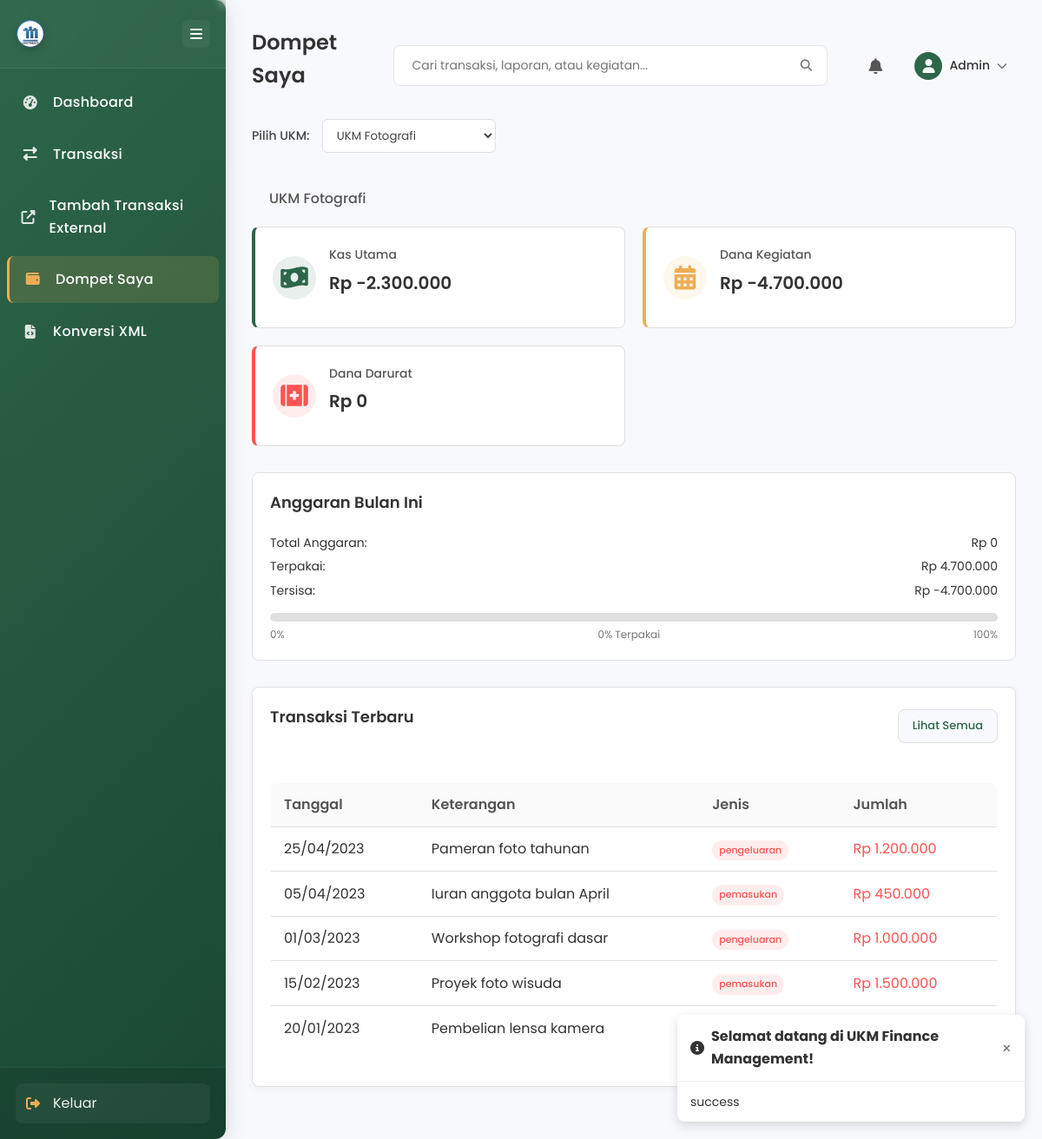
Screenshot of /wallet.php (signed in) with the database file from the repository.
### tables this page shows
CREATE TABLE IF NOT EXISTS `ukm` (
  `id` int(11) NOT NULL AUTO_INCREMENT,
  `nama_ukm` varchar(100) NOT NULL,
  `deskripsi` text,
  `ketua` varchar(100) DEFAULT NULL,
  `logo` varchar(255) DEFAULT NULL,
  `created_at` timestamp NOT NULL DEFAULT CURRENT_TIMESTAMP,
  `updated_at` timestamp NOT NULL DEFAULT CURRENT_TIMESTAMP ON UPDATE CURRENT_TIMESTAMP,
  PRIMARY KEY (`id`)
);

CREATE TABLE IF NOT EXISTS `transaksi` (
  `id` int(11) NOT NULL AUTO_INCREMENT,
  `ukm_id` int(11) NOT NULL,
  `jenis` enum('pemasukan','pengeluaran') NOT NULL,
  `kategori` varchar(100) NOT NULL,
  `jumlah` decimal(15,2) NOT NULL,
  `tanggal` date NOT NULL,
  `keterangan` text,
  `created_by` int(11) DEFAULT NULL,
  `created_at` timestamp NOT NULL DEFAULT CURRENT_TIMESTAMP,
  `updated_at` timestamp NOT NULL DEFAULT CURRENT_TIMESTAMP ON UPDATE CURRENT_TIMESTAMP,
  PRIMARY KEY (`id`),
  KEY `ukm_id` (`ukm_id`),
  KEY `created_by` (`created_by`),
  CONSTRAINT `transaksi_ibfk_1` FOREIGN KEY (`ukm_id`) REFERENCES `ukm` (`id`) ON DELETE CASCADE,
  CONSTRAINT `transaksi_ibfk_2` FOREIGN KEY (`created_by`) REFERENCES `users` (`id`) ON DELETE SET NULL
);

### class/finance.php (called while the page is built, shortened)
<?php
class Finance {
    private $host = 'localhost';
    private $user = 'root';
    private $pass = '';
    private $database = "ukm_finance";
    private $tblTransaksi = 'transaksi';
    private $tblUkm = 'ukm';
    private $dbConnect = false;
    public function __construct() {
        if(!$this->dbConnect) {
            try {
                $conn = new mysqli($this->host, $this->user, $this->pass, $this->database);
                $this->dbConnect = $conn;
            } catch (Exception $e) {
                error_log("Database connection error: " . $e->getMessage());
                throw new Exception("Database connection error: " . $e->getMessage());
            }
        }
    }
    public function getTransaksi($ukm_id = null, $limit = null) {
        $sqlQuery = "SELECT t.*, u.nama_ukm
                    FROM ".$this->tblTransaksi." t
                    LEFT JOIN ".$this->tblUkm." u ON t.ukm_id = u.id";
        $params = [];
        $types = "";
        if($ukm_id) {
            $sqlQuery .= " WHERE t.ukm_id = ?";
            $params[] = (int)$ukm_id;
            $types .= "i";
        }
        $sqlQuery .= " ORDER BY t.tanggal DESC";
        if($limit) {
            $sqlQuery .= " LIMIT ?";
            $params[] = (int)$limit;
            $types .= "i";
        }
        $stmt = $this->dbConnect->prepare($sqlQuery);
        if (!empty($params)) {
            $stmt->bind_param($types, ...$params);
        }
        if (!$stmt->execute()) {
            $error = $stmt->error;
            $stmt->close();
            throw new Exception("Failed to execute query: " . $error);
        }
        $result = $stmt->get_result();
        $transaksiData = [];
        while($transaksiRecord = $result->fetch_assoc()) {
            $transaksiData[] = $transaksiRecord;
        }
        return $transaksiData;
    }
    public function getLaporanKeuangan($ukm_id, $month = null) {
        $whereClause = "WHERE ukm_id = ?";
        $params = [$ukm_id];
        $types = "i";
        $sqlPemasukan = "SELECT SUM(jumlah) as total FROM ".$this->tblTransaksi."
                        $whereClause AND jenis = 'pemasukan'";
        $stmt = $this->dbConnect->prepare($sqlPemasukan);
        $stmt->bind_param($types, ...$params);
        $stmt->execute();
        $resultPemasukan = $stmt->get_result();
        $pemasukan = $resultPemasukan->fetch_assoc()['total'] ?: 0;
        $sqlPengeluaran = "SELECT SUM(jumlah) as total FROM ".$this->tblTransaksi."
                          $whereClause AND jenis = 'pengeluaran'";
        $stmt = $this->dbConnect->prepare($sqlPengeluaran);
        $stmt->bind_param($types, ...$params);
        $stmt->execute();
        $resultPengeluaran = $stmt->get_result();
        $pengeluaran = $resultPengeluaran->fetch_assoc()['total'] ?: 0;
        $saldo = $pemasukan - $pengeluaran;
        $sqlKategori = "SELECT kategori, SUM(jumlah) as total
                       FROM ".$this->tblTransaksi."
                       $whereClause
                       GROUP BY kategori";
        $stmt = $this->dbConnect->prepare($sqlKategori);
        $stmt->bind_param($types, ...$params);
        $stmt->execute();
        $resultKategori = $stmt->get_result();
        $kategoriData = array();
        while($kategori = $resultKategori->fetch_assoc()) {
            $kategoriData[] = $kategori;
        }
        $laporan = array(
            'pemasukan' => $pemasukan,
            'pengeluaran' => $pengeluaran,
            'saldo' => $saldo,
            'kategori' => $kategoriData
        );
        return $laporan;
    }
    public function getUkm() {
        try {
            $sqlQuery = "SELECT * FROM ".$this->tblUkm." ORDER BY nama_ukm";
            $result = $this->dbConnect->query($sqlQuery);
            $ukmData = array();
            while($ukmRecord = $result->fetch_assoc()) {
                $ukmData[] = $ukmRecord;
            }
            return $ukmData;
        } catch (Exception $e) {
            error_log("Error in getUkm: " . $e->getMessage());
            throw new Exception("Failed to get UKM list: " . $e->getMessage());
        }
    }
    public function getUkmSettings($ukm_id) {
        try {
            $stmt = $this->dbConnect->prepare("SELECT * FROM settings WHERE ukm_id = ?");
            $stmt->bind_param("i", $ukm_id);
            $stmt->execute();
            $result = $stmt->get_result();
            $stmt = $this->dbConnect->prepare("INSERT INTO settings (ukm_id) VALUES (?)");
            $stmt = $this->dbConnect->prepare("SELECT * FROM settings WHERE ukm_id = ?");
            $stmt->bind_param("i", $ukm_id);
            $stmt->execute();
            $result = $stmt->get_result();
            return $result->fetch_assoc();
        } catch (Exception $e) {
            error_log("Error in getUkmSettings: " . $e->getMessage());
            return null;
        }
    }
}
?>

### wallet.php (the view, shortened to what this page needs)
<?php
include('inc/header.php');
include('class/finance.php');
$finance = new Finance();
$ukms = $finance->getUkm();
$ukm_id = isset($_GET['ukm_id']) ? $_GET['ukm_id'] : (isset($_SESSION['ukm_id']) ? $_SESSION['ukm_id'] : (count($ukms) > 0 ? $ukms[0]['id'] : null));
$ukm_name = "";
if ($ukm_id) {
    foreach($ukms as $ukm) {
        if($ukm['id'] == $ukm_id) {
            $ukm_name = $ukm['nama_ukm'];
            break;
        }
    }
}
$laporan = $finance->getLaporanKeuangan($ukm_id);
$transaksi = $finance->getTransaksi($ukm_id, 5);
$settings = $finance->getUkmSettings($ukm_id);
$laporan = $laporan ?? [];
$transaksi = $transaksi ?? [];
$default_settings = [
    'monthly_budget' => 0,
    'emergency_fund' => 0
];
$settings = $settings ?? $default_settings;
$settings = array_merge($default_settings, $settings);
$wallet = [
    'cash_balance' => isset($laporan['saldo']) ? $laporan['saldo'] : 0,
    'last_updated' => date('Y-m-d H:i:s'),
    'monthly_budget' => $settings['monthly_budget'],
    'budget_remaining' => ($settings['monthly_budget'] ?? 0) - ($laporan['pengeluaran'] ?? 0),
    'budget_spent' => ($laporan['pengeluaran'] ?? 0)
];
$wallet_cards = [
    [
        'name' => 'Kas Utama',
        'balance' => $wallet['cash_balance'],
        'icon' => 'fas fa-money-bill-wave',
        'color' => 'primary'
    ],
    [
        'name' => 'Dana Kegiatan',
        'balance' => $wallet['budget_remaining'],
        'icon' => 'fas fa-calendar-alt',
        'color' => 'secondary'
    ],
    [
        'name' => 'Dana Darurat',
        'balance' => $settings['emergency_fund'],
        'icon' => 'fas fa-first-aid',
        'color' => 'danger'
    ]
];
?>
<div class="wrapper">
    <?php include('inc/sidebar.php'); ?>
    <div id="main-content">
        <section class="wallet-page">            <div class="page-header">
                <h1>Dompet Saya</h1>
                <?php include('inc/profile_bar.php'); ?>
            </div>
            <?php if($ukm_id): ?>
                <div class="ukm-selector">
                    <form method="GET" action="">
                        <label for="ukm">Pilih UKM:</label>
                        <select name="ukm_id" id="ukm" onchange="this.form.submit()">
                            <?php foreach($ukms as $ukm): ?>
                                <option value="<?php echo $ukm['id']; ?>" <?php echo ($ukm['id'] == $ukm_id) ? 'selected' : ''; ?>>
                                    <?php echo $ukm['nama_ukm']; ?>
                                </option>
                            <?php endforeach; ?>
                        </select>
                    </form>
                </div>
            <?php else: ?>
                <div class="no-ukm">
                    <p>Tidak ada UKM yang tersedia. Silakan hubungi administrator.</p>
                </div>
            <?php endif; ?>
            <p class="ukm-title">
                <?php echo $ukm_name ? "$ukm_name" : "Pilih UKM terlebih dahulu"; ?>
            </p>
            <div class="wallet-overview">
                <?php foreach ($wallet_cards as $card): ?>
                    <div class="wallet-card <?php echo $card['color']; ?>">
                        <div class="wallet-card-icon">
                            <i class="<?php echo $card['icon']; ?>"></i>
                        </div>
                        <div class="wallet-card-content">
                            <h3><?php echo $card['name']; ?></h3>
                            <h2>Rp <?php echo number_format($card['balance'], 0, ',', '.'); ?></h2>
                        </div>
                    </div>
                <?php endforeach; ?>
            </div>
            <div class="budget-progress">
                <h2>Anggaran Bulan Ini</h2>
                <div class="budget-details">
                    <div class="budget-info">
                        <span>Total Anggaran:</span>
                        <span>Rp <?php echo number_format($wallet['monthly_budget'], 0, ',', '.'); ?></span>
                    </div>
                    <div class="budget-info">
                        <span>Terpakai:</span>
                        <span>Rp <?php echo number_format($wallet['budget_spent'], 0, ',', '.'); ?></span>
                    </div>
                    <div class="budget-info">
                        <span>Tersisa:</span>
                        <span>Rp <?php echo number_format($wallet['budget_remaining'], 0, ',', '.'); ?></span>
                    </div>
                </div>
                <div class="progress-bar-container">
                    <?php $percentage = ($wallet['monthly_budget'] > 0) ? ($wallet['budget_spent'] / $wallet['monthly_budget']) * 100 : 0; ?>
                </div>
                <div class="progress-label">
                    <span>0%</span>
                    <span><?php echo round($percentage, 1); ?>% Terpakai</span>
                    <span>100%</span>
                </div>
            </div>
            <div class="recent-transactions">
                <div class="card-header">
                    <h2>Transaksi Terbaru</h2>
                    <a href="transaksi.php" class="btn btn-sm btn-outline">Lihat Semua</a>
                </div>
                <div class="transaction-list">
                    <?php if (empty($transaksi)): ?>
                        <div class="empty-state">
                            <i class="fas fa-receipt"></i>
                            <p>Belum ada transaksi</p>
                        </div>
                    <?php else: ?>
                        <table class="transaction-table">
                            <thead>
                                <tr>
                                    <th>Tanggal</th>
                                    <th>Keterangan</th>
                                    <th>Jenis</th>
                                    <th>Jumlah</th>
                                </tr>
                            </thead>
                            <tbody>
                                <?php foreach($transaksi as $t): ?>
                                    <tr>
                                        <td><?php echo date('d/m/Y', strtotime($t['tanggal'])); ?></td>
                                        <td><?php echo $t['keterangan']; ?></td>
                                        <td>
                                            <span class="badge <?php echo $t['jenis'] == 'Pemasukan' ? 'badge-success' : 'badge-danger'; ?>">
                                                <?php echo $t['jenis']; ?>
                                            </span>
                                        </td>
                                        <td class="<?php echo $t['jenis'] == 'Pemasukan' ? 'text-success' : 'text-danger'; ?>">
                                            Rp <?php echo number_format($t['jumlah'], 0, ',', '.'); ?>
                                        </td>
                                    </tr>
                                <?php endforeach; ?>
                            </tbody>
                        </table>
                    <?php endif; ?>
                </div>
            </div>
        </section>
    </div>
</div>

### style/sidebar.css (style rules this page uses)
.wrapper { display: flex; width: 100%; min-height: 100vh; }
#main-content { width: calc(100% - 260px); margin-left: 260px; transition: all 0.3s ease; padding: 0; position: relative; }

### style/animations.css (style rules this page uses)
.btn, .btn-sm, .filter-period { transition: all 0.3s ease; }

### style/finance-summary.css (style rules this page uses)
.card-header { display: flex; justify-content: space-between; margin-bottom: 20px; }

### style/profile.css (style rules this page uses)
.text-danger { color: var(--danger-color, #FF5252) !important; }

### rows the page displays
ukm: nama_ukm "UKM Fotografi"
transaksi: tanggal "25/04/2023", keterangan "Pameran foto tahunan", jenis "pengeluaran", jumlah "1.200.000"
transaksi: tanggal "05/04/2023", keterangan "Iuran anggota bulan April", jenis "pemasukan", jumlah "450.000"
transaksi: tanggal "01/03/2023", keterangan "Workshop fotografi dasar", jenis "pengeluaran", jumlah "1.000.000"
transaksi: tanggal "15/02/2023", keterangan "Proyek foto wisuda", jenis "pemasukan", jumlah "1.500.000"
transaksi: tanggal "20/01/2023", keterangan "Pembelian lensa kamera"

### other values shown
explode(' ', $_SESSION['user_name'])[0] "Admin"
$card['name'] "Kas Utama"
$card['balance'] "-2.300.000"
$card['name'] "Dana Kegiatan"
$card['balance'] "-4.700.000"
$card['name'] "Dana Darurat"
$card['balance'] "0"
$wallet['monthly_budget'] "0"
$wallet['budget_spent'] "4.700.000"
$wallet['budget_remaining'] "-4.700.000"
$percentage "0"
form field ukm_id "UKM Fotografi"
